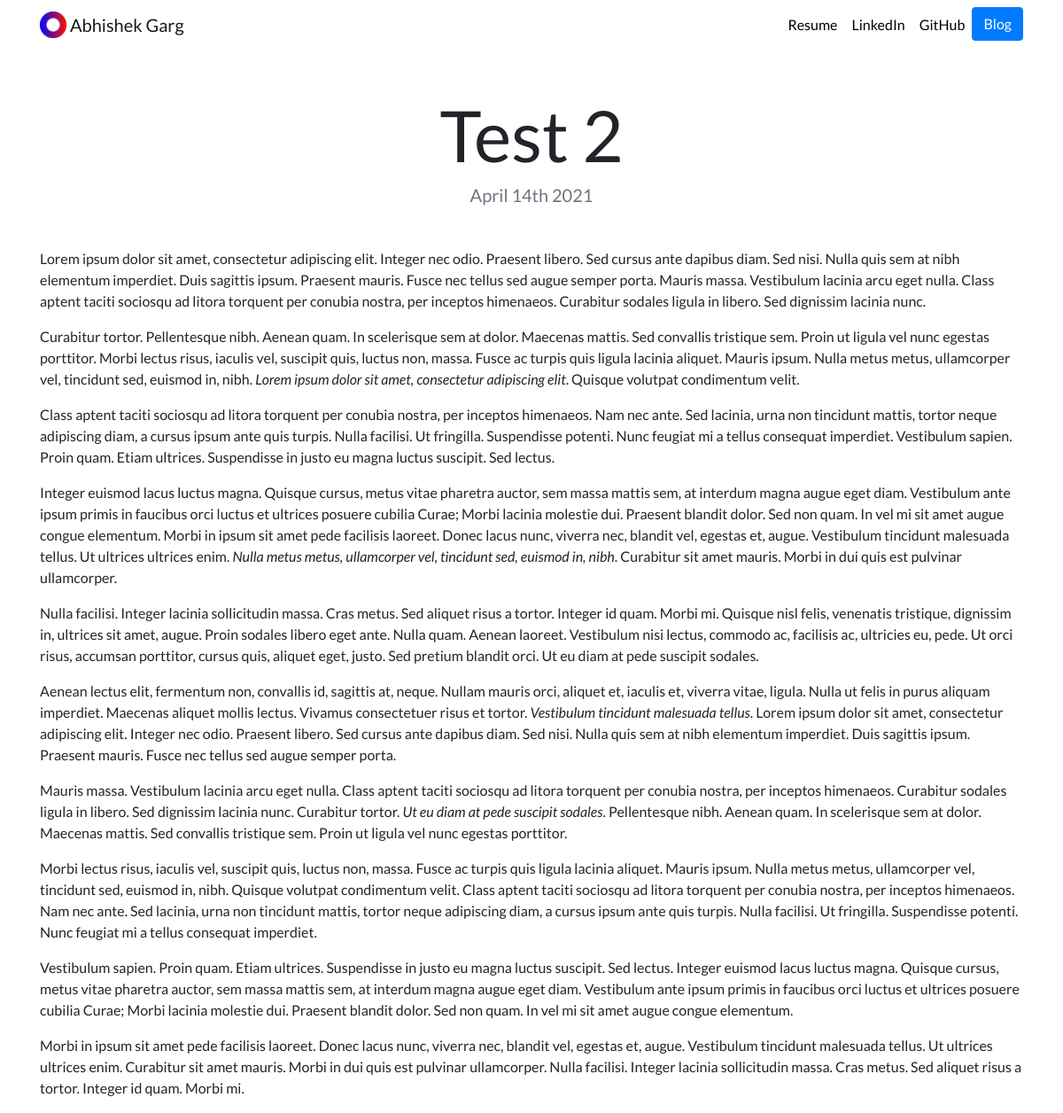
Page /blog/7/ on the committed database.
### blog/models.py (models this page shows, shortened)
class Blog(models.Model):
    title = models.CharField(max_length=200)
    description = models.TextField()
    date = models.DateField()

### blog/views.py (the view)
# urls.py: path('<int:blog_id>/' , views.detail,name="detail"),
def detail(request, blog_id):
    blog = get_object_or_404(Blog, pk=blog_id)
    return render(request,'blog/detail.html',{'blog':blog})

### blog/templates/blog/detail.html
{% extends "portfolio/base.html" %}
{% load static %}
{% block content %}
<h1 class="text-center mt-5" id="blogdetailtitle">{{ blog.title }}</h1>
<h5 class="text-center text-muted mb-5">{{ blog.date|date:'F jS Y' }}</h5>
{{ blog.description|safe }}
{% endblock %}

### portfolio/static/portfolio/custom.css (style rules this page uses)
body { font-family: 'Lato', sans-serif; background-image: url('bg.jpg'); }
@media (min-width: 992px) { #blogdetailtitle { font-size: 5rem; } }

### rows in the picture
Blog: title "Test 2", date "April 14th 2021", description "Lorem ipsum dolor sit amet, consectetur adipiscing elit. Integer nec odio. Praesent libero. Sed cursus ante dapibus diam. Sed nisi. Nulla quis sem at nibh elementum imperdiet. Duis sagittis ipsum. Praesent mauris. Fusce nec tellus sed augue semper porta. Mauris massa. Vestibulum lacinia arcu eget nulla. Class aptent taciti sociosqu ad litora torquent per conubia nostra, per inceptos himenaeos. Curabitur sodales ligula in libero. Sed dignissim lacinia nunc. Curabitur tortor. Pellentesque nibh. Aenean quam. In scelerisque sem at dolor. Maecenas mattis. Sed convallis tristique sem. Proin ut ligula vel nunc egestas porttitor. Morbi lectus risus, iaculis vel, suscipit quis, luctus non, massa.…"
